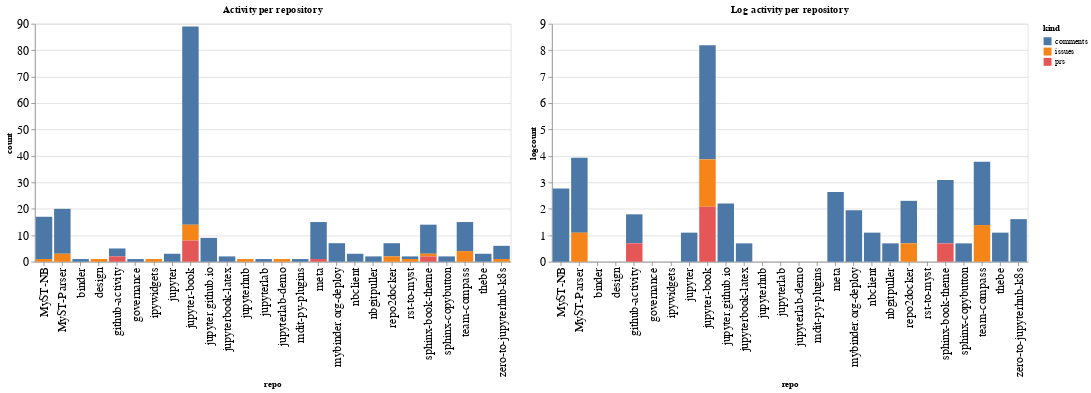

Notebook cell for this chart:
### Code cell
ch1 = alt.Chart(repo_summaries, width=600, title="Activity per repository").mark_bar().encode(
    x='repo',
    y='count',
    color='kind',
    tooltip="kind"
)

ch2 = alt.Chart(repo_summaries, width=600, title="Log activity per repository").mark_bar().encode(
    x='repo',
    y='logcount',
    color='kind',
    tooltip="kind"
)

ch1 | ch2

### Figure 1 — Vega-Lite specification as saved in the notebook (floating-point values rounded to 4 significant figures)
{"config": {"axisLeft": {"labelFontSize": 15}, "axisBottom": {"labelFontSize": 15}}, "hconcat": [{"mark": "bar", "encoding": {"color": {"type": "nominal", "field": "kind"}, "tooltip": {"type": "nominal", "field": "kind"}, "x": {"type": "nominal", "field": "repo"}, "y": {"type": "quantitative", "field": "count"}}, "title": "Activity per repository", "width": 600}, {"mark": "bar", "encoding": {"color": {"type": "nominal", "field": "kind"}, "tooltip": {"type": "nominal", "field": "kind"}, "x": {"type": "nominal", "field": "repo"}, "y": {"type": "quantitative", "field": "logcount"}}, "title": "Log activity per repository", "width": 600}], "data": {"name": "data-d26279c41b16a06083d999dcbb1a5d5f"}, "$schema": "https://vega.github.io/schema/vega-lite/v4.8.1.json", "datasets": {"data-d26279c41b16a06083d999dcbb1a5d5f": [{"repo": "MyST-NB", "kind": "comments", "count": 16, "logcount": 2.773}, {"repo": "MyST-NB", "kind": "issues", "count": 1, "logcount": 0.0}, {"repo": "MyST-Parser", "kind": "comments", "count": 17, "logcount": 2.833}, {"repo": "MyST-Parser", "kind": "issues", "count": 3, "logcount": 1.099}, {"repo": "binder", "kind": "comments", "count": 1, "logcount": 0.0}, {"repo": "design", "kind": "issues", "count": 1, "logcount": 0.0}, {"repo": "github-activity", "kind": "comments", "count": 3, "logcount": 1.099}, {"repo": "github-activity", "kind": "prs", "count": 2, "logcount": 0.6931}, {"repo": "governance", "kind": "comments", "count": 1, "logcount": 0.0}, {"repo": "ipywidgets", "kind": "issues", "count": 1, "logcount": 0.0}, {"repo": "jupyter", "kind": "comments", "count": 3, "logcount": 1.099}, {"repo": "jupyter-book", "kind": "comments", "count": 75, "logcount": 4.317}, {"repo": "jupyter-book", "kind": "issues", "count": 6, "logcount": 1.792}, {"repo": "jupyter-book", "kind": "prs", "count": 8, "logcount": 2.079}, {"repo": "jupyter.github.io", "kind": "comments", "count": 9, "logcount": 2.197}, {"repo": "jupyterbook-latex", "kind": "comments", "count": 2, "logcount": 0.6931}, {"repo": "jupyterhub", "kind": "issues", "count": 1, "logcount": 0.0}, {"repo": "jupyterlab", "kind": "comments", "count": 1, "logcount": 0.0}, {"repo": "jupyterlab-demo", "kind": "issues", "count": 1, "logcount": 0.0}, {"repo": "mdit-py-plugins", "kind": "comments", "count": 1, "logcount": 0.0}, {"repo": "meta", "kind": "comments", "count": 14, "logcount": 2.639}, {"repo": "meta", "kind": "prs", "count": 1, "logcount": 0.0}, {"repo": "mybinder.org-deploy", "kind": "comments", "count": 7, "logcount": 1.946}, {"repo": "nbclient", "kind": "comments", "count": 3, "logcount": 1.099}, {"repo": "nbgitpuller", "kind": "comments", "count": 2, "logcount": 0.6931}, {"repo": "repo2docker", "kind": "comments", "count": 5, "logcount": 1.609}, {"repo": "repo2docker", "kind": "issues", "count": 2, "logcount": 0.6931}, {"repo": "rst-to-myst", "kind": "comments", "count": 1, "logcount": 0.0}, {"repo": "rst-to-myst", "kind": "issues", "count": 1, "logcount": 0.0}, {"repo": "sphinx-book-theme", "kind": "comments", "count": 11, "logcount": 2.398}, {"repo": "sphinx-book-theme", "kind": "issues", "count": 1, "logcount": 0.0}, {"repo": "sphinx-book-theme", "kind": "prs", "count": 2, "logcount": 0.6931}, {"repo": "sphinx-copybutton", "kind": "comments", "count": 2, "logcount": 0.6931}, {"repo": "team-compass", "kind": "comments", "count": 11, "logcount": 2.398}, {"repo": "team-compass", "kind": "issues", "count": 4, "logcount": 1.386}, {"repo": "thebe", "kind": "comments", "count": 3, "logcount": 1.099}, {"repo": "zero-to-jupyterhub-k8s", "kind": "comments", "count": 5, "logcount": 1.609}, {"repo": "zero-to-jupyterhub-k8s", "kind": "issues", "count": 1, "logcount": 0.0}]}}
